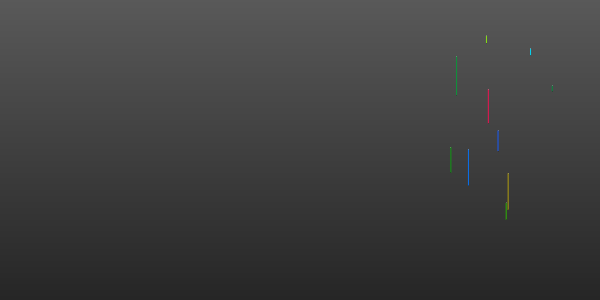
Frame 1 (no input)
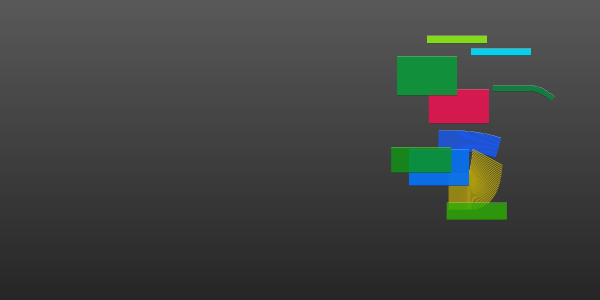
Frame 60 (the mouse pressed at the canvas centre just before this capture)
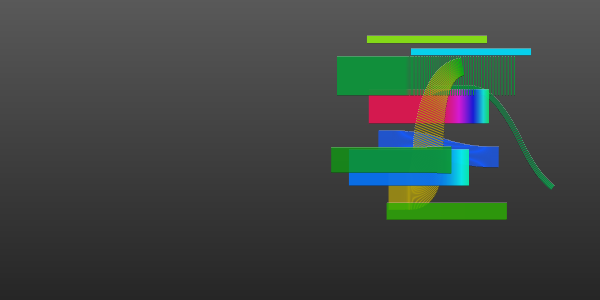
Frame 120 (the mouse held since frame 60 and released just before this capture)

The Processing sketch that drew these frames (run headless with seeded random() and noise(); from frame 60 on, the mouse is pressed at the canvas centre):

// Processing sketch: processing_55526
// ── processing_55526.pde

// I listen to http://www.deepmix.ru while I see beautiful lines move up and down
// and I smile. A few hours ago this was an idea in my head, now I can see it.

// ... We have [line_amt] sets of variables.
// Each set has [var_amt] different variables.
// Each variable has a current value [c], which is
// a value between [v0] and [v1].
// [t] indicates how far are we between [v0] and [v1].
// [delta] indicates how much [c] has changed since the last frame.
// It's used to calculate the angle using atan2.
// Each variable spends time at [c]. At random times, it decides to change.
// Then it sets a random target [v1], an sets [t] to 1 
// and starts counting down to 0 while transitioning between [v0] and [v1].

int line_amt = 10;
int var_amt = 6;
int maxh = 50;

float[][] v0 = new float[var_amt][line_amt]; // from value
float[][] v1 = new float[var_amt][line_amt]; // to value
float[][] c = new float[var_amt][line_amt]; // current value, equal to from if not transitioning
float[][] t = new float[var_amt][line_amt]; // transition time
float[][] delta = new float[var_amt][line_amt]; // delta

// Return a random value in an acceptable range for this kind of variable.
float def(int varn, int linen) {
  switch(varn) {
    case 0: return random(5, maxh); // height
    case 1: return random(maxh/2 + v0[0][linen], height - v0[0][linen] - maxh/2); // y
    case 2: return random(0, 1); // h
    case 3: return random(0.9, 1); // s
    case 4: return random(0.5, 1); // b
    case 5: return random(width-150, width-maxh/2-1); // x
  }
  return 0;
}

void setup() {
  size(600, 300);
  colorMode(HSB, 1);
  rectMode(CENTER);
  for(int y=0; y<height; y++) {
    stroke(map(y, 0, height, 0.35, 0.15));
    line(0, y, width, y);
  }
  noStroke();
  smooth();

  for(int linen=0; linen<line_amt; linen++) {
    for(int varn=0; varn<var_amt; varn++) {
      c[varn][linen] = v0[varn][linen] = v1[varn][linen] = def(varn, linen);
      t[varn][linen] = 0;
    }
  }
}
void draw() {
  for(int linen=0; linen<line_amt; linen++) {       
    for(int varn=0; varn<var_amt; varn++) {
      if(t[varn][linen] > 0) {
        t[varn][linen] -= 0.01;
        if(t[varn][linen] > 0) {
          float n = 1-t[varn][linen]; // 0 .. 1
          // Ease in out quad. Convert n into another number between 0 and 1
          // that spends more time on the extremes, instead of linear.
          // Remove this if/else to see the difference.
          if ((n /= 0.5) < 1) {
            n = 0.5 * pow(n,2);
          } else {
            n = -0.5 * ((n -= 2)*n - 2); 
          }
          delta[varn][linen] = c[varn][linen];
          c[varn][linen] = lerp(v0[varn][linen], v1[varn][linen], n);
          delta[varn][linen] -= c[varn][linen];
        } else {
          v0[varn][linen] = c[varn][linen];
        }
      } else {
        if(random(1000) > 997) {
          v1[varn][linen] = def(varn, linen);
          t[varn][linen] = 1;        
        }
      }
    }

    resetMatrix();
    translate(c[5][linen], c[1][linen]);
    rotate(atan2(delta[1][linen], -1)); // delta[5][linen]-1
    fill(c[2][linen], c[3][linen], c[4][linen]);
    rect(0, 0, 1, c[0][linen]);
    // highlight
    stroke(1, 0.3);
    point(0, c[0][linen]/2);
    // shadow
    stroke(0, 0.3);
    point(0, -c[0][linen]/2);
    noStroke();
    resetMatrix();
  }
  copy(1, 0, width-1, height, 0, 0, width-1, height);
}
